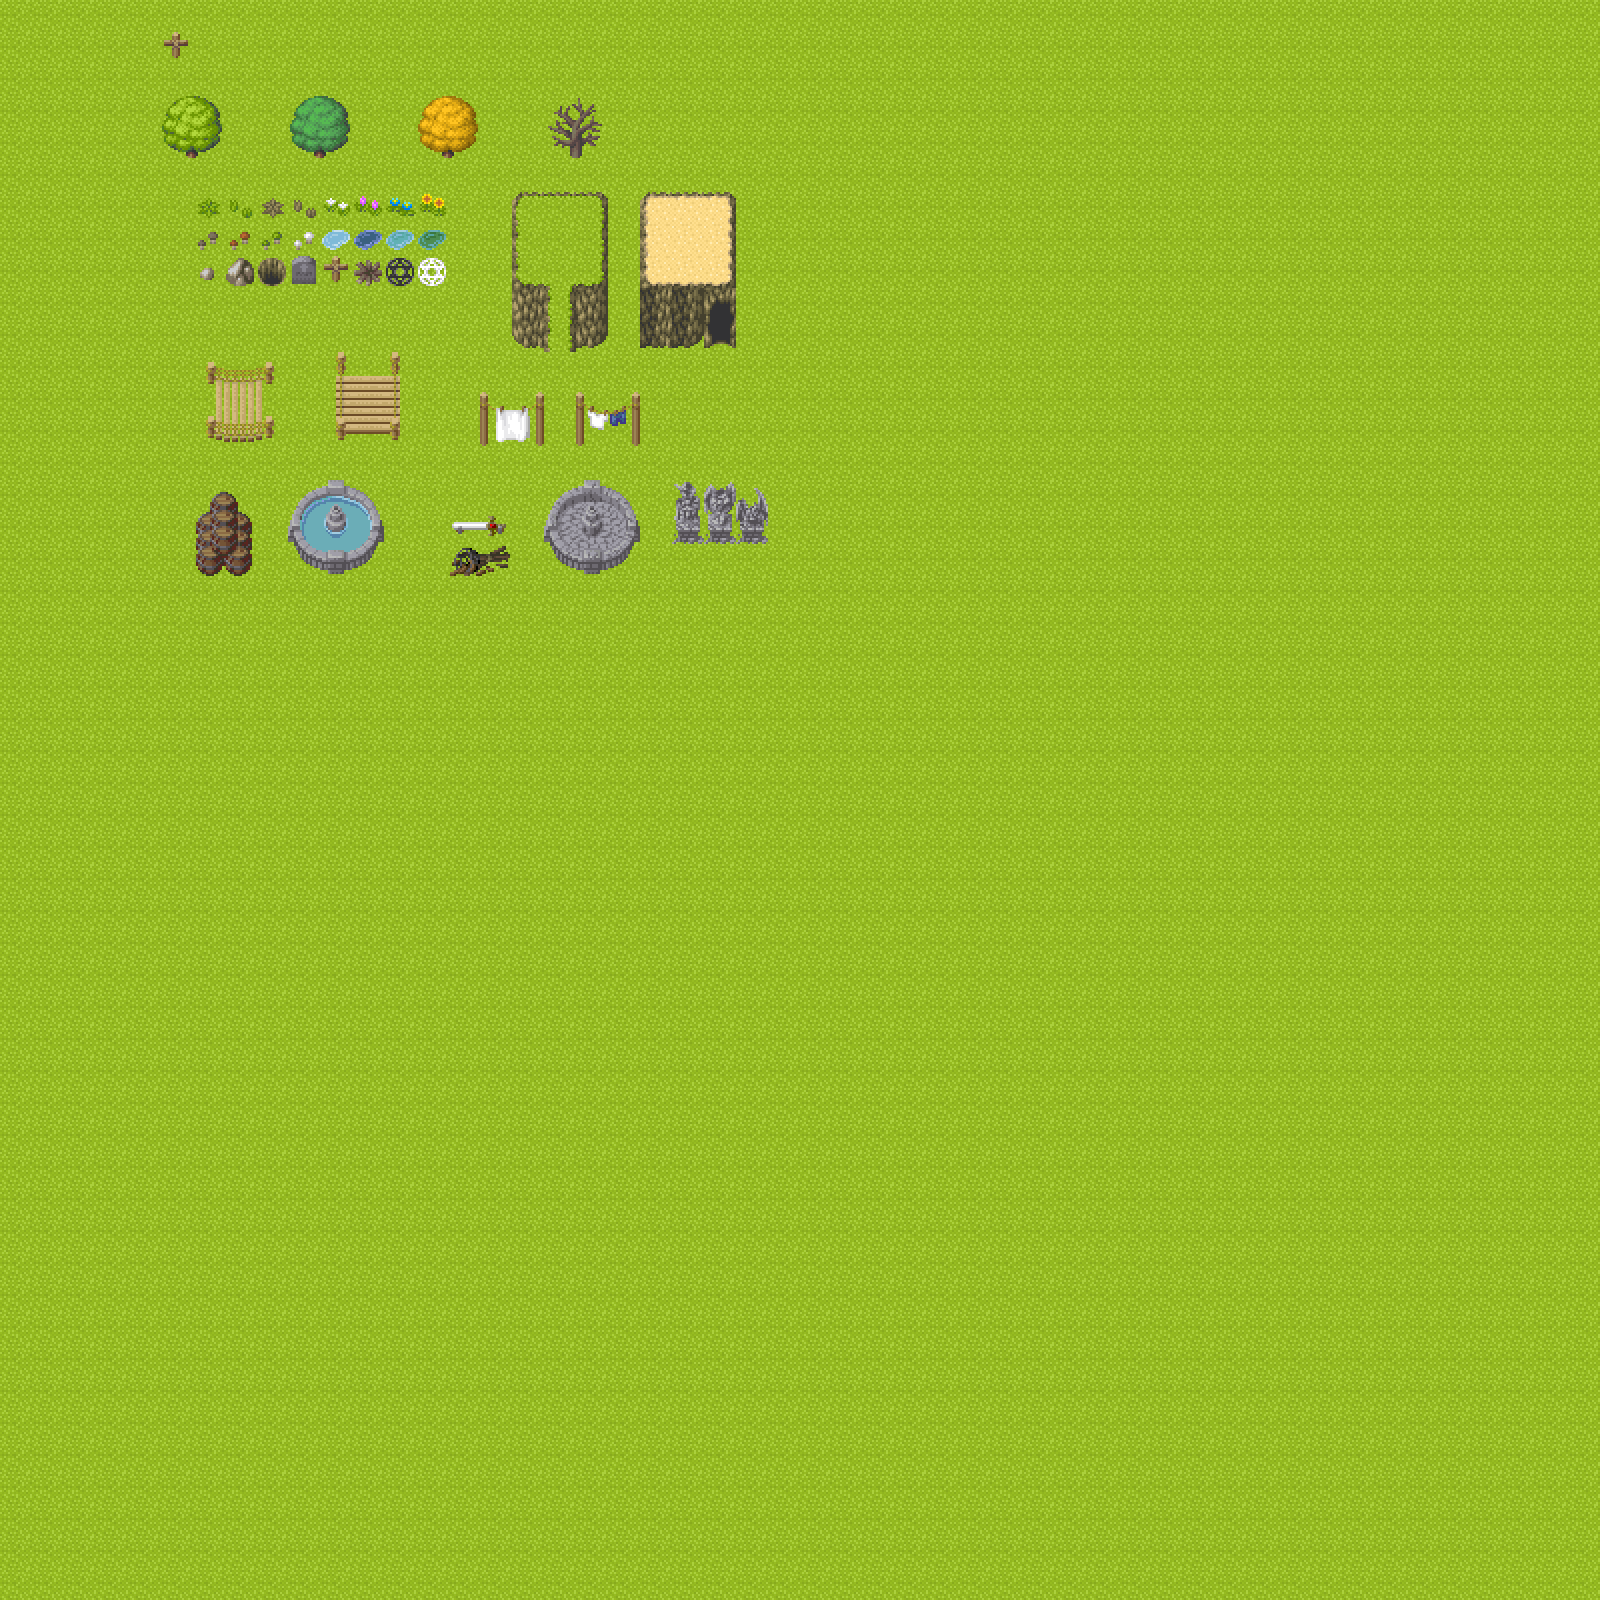

This game map was drawn from its Tiled (.tmx) file and the tilesets committed beside it. A one-line description and the trimmed map source follow:
An orthogonal 50x50 tile map with 32x32 px tiles, 2 tile layers (background, foreground) and 1 object (encount).

<map version="1.0" orientation="orthogonal" width="50" height="50" tilewidth="32" tileheight="32">
 <tileset firstgid="1" name="BaseChip" tilewidth="32" tileheight="32">
  <image source="map/BaseChip.png" width="256" height="7968" />
 </tileset>
 <layer name="background" width="50" height="50">
  <data>[2500 cells, 2500 non-empty, 1 distinct tile ids]</data>
 </layer>
 <layer name="foreground" width="50" height="50">
  <data>[2500 cells, 131 non-empty, 129 distinct tile ids]</data>
 </layer>
 <objectgroup name="object" width="50" height="50">
  <properties>
   <property name="encount" value="1" />
  </properties>
  <object name="encount1" type="encount" x="160" y="32" width="32" height="32">
   <properties>
    <property name="message" value="FieldScene!!!" />
   </properties>
  </object>
 </objectgroup>
</map>
